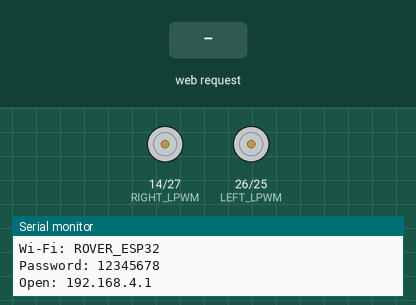
Bench run of a sketch on a simulated ESP32. Shown: motor-driver pin pairs drawn as motors (green arrow = first pin HIGH = forward, orange = second pin HIGH = backward, longer = more drive), the last lines printed to the serial monitor. The test bench sets the inputs (shaded band).

Above: at 1.2 s.
1.3 s: HTTP request GET /forward received
At 2.2 s:
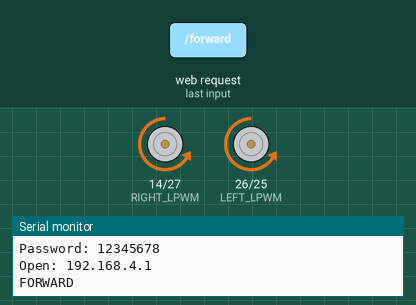
2.8 s: HTTP request GET /backward received
At 3.3 s:
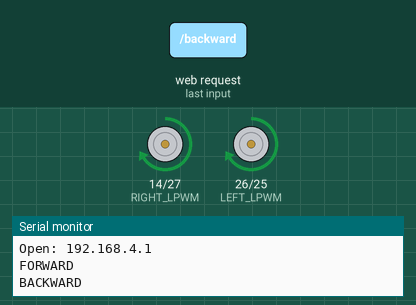
4.3 s: HTTP request GET /left received
At 5.5 s:
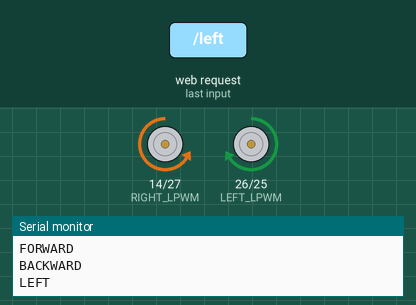
5.8 s: HTTP request GET /right received
At 6.8 s:
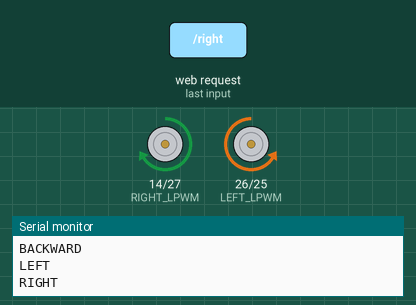
Timing chart, 0 to 8.3 s (numbered marks = the images above; inputs shaded):
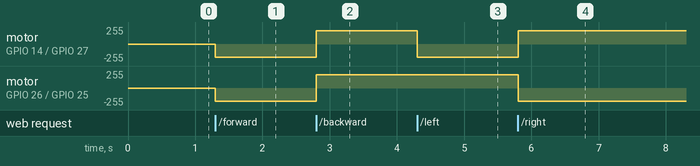

Measured:
- after the input at 1.3 s, motor on GPIO 14 (RIGHT_LPWM) / GPIO 27 (RIGHT_RPWM), motor on GPIO 26 (LEFT_LPWM) / GPIO 25 (LEFT_RPWM): stopped → backward 199/255 at once
- after the input at 2.8 s, motor on GPIO 14 (RIGHT_LPWM) / GPIO 27 (RIGHT_RPWM), motor on GPIO 26 (LEFT_LPWM) / GPIO 25 (LEFT_RPWM): backward 199/255 → forward 199/255 at once
- after the input at 4.3 s, motor on GPIO 14 (RIGHT_LPWM) / GPIO 27 (RIGHT_RPWM): forward 199/255 → backward 199/255 at once
- after the input at 5.8 s, motor on GPIO 14 (RIGHT_LPWM) / GPIO 27 (RIGHT_RPWM): backward 199/255 → forward 199/255 at once; motor on GPIO 26 (LEFT_LPWM) / GPIO 25 (LEFT_RPWM): forward 199/255 → backward 199/255 at once

The sketch:

Rover_gesture.ino
```cpp
#include <WiFi.h>
#include <WebServer.h>

// ---------- BTS7960 PINS ----------

// Left motor driver
#define LEFT_RPWM   25
#define LEFT_LPWM   26

// Right motor driver
#define RIGHT_RPWM  27
#define RIGHT_LPWM  14

// ---------- WIFI ----------

const char* WIFI_NAME = "ROVER_ESP32";
const char* WIFI_PASSWORD = "12345678";

WebServer server(80);

// ---------- MOTOR SPEED ----------

int speed = 200;


// =================================================
// MOTOR CONTROL
// =================================================

// Left motor
void leftMotor(int value)
{
  if (value > 0)
  {
    ledcWrite(LEFT_RPWM, value);
    ledcWrite(LEFT_LPWM, 0);
  }
  else if (value < 0)
  {
    ledcWrite(LEFT_RPWM, 0);
    ledcWrite(LEFT_LPWM, -value);
  }
  else
  {
    ledcWrite(LEFT_RPWM, 0);
    ledcWrite(LEFT_LPWM, 0);
  }
}


// Right motor
void rightMotor(int value)
{
  if (value > 0)
  {
    ledcWrite(RIGHT_RPWM, value);
    ledcWrite(RIGHT_LPWM, 0);
  }
  else if (value < 0)
  {
    ledcWrite(RIGHT_RPWM, 0);
    ledcWrite(RIGHT_LPWM, -value);
  }
  else
  {
    ledcWrite(RIGHT_RPWM, 0);
    ledcWrite(RIGHT_LPWM, 0);
  }
}


// Stop
void stopRover()
{
  leftMotor(0);
  rightMotor(0);
}


// Forward
void forward()
{
  leftMotor(speed);
  rightMotor(speed);
}


// Backward
void backward()
{
  leftMotor(-speed);
  rightMotor(-speed);
}


// Turn left
void turnLeft()
{
  leftMotor(-speed);
  rightMotor(speed);
}


// Turn right
void turnRight()
{
  leftMotor(speed);
  rightMotor(-speed);
}


// =================================================
// WEBPAGE
// =================================================

void webpage()
{
  String page = R"rawliteral(

<!DOCTYPE html>

<html>

<head>

<meta name="viewport" content="width=device-width, initial-scale=1">

<title>Rover Controller</title>

<style>

body {
  background: #222;
  color: white;
  text-align: center;
  font-family: Arial;
}

h1 {
  margin-top: 30px;
}

button {
  width: 140px;
  height: 80px;
  margin: 8px;
  font-size: 22px;
  border-radius: 15px;
  border: none;
}

.stop {
  background: red;
  color: white;
}

</style>

</head>

<body>

<h1>🚗 ROVER</h1>

<p>Hold a button to move</p>

<div>

<button
onmousedown="move('forward')"
onmouseup="stop()"
ontouchstart="move('forward')"
ontouchend="stop()">

FORWARD

</button>

</div>


<div>

<button
onmousedown="move('left')"
onmouseup="stop()"
ontouchstart="move('left')"
ontouchend="stop()">

LEFT

</button>


<button
class="stop"
onclick="stop()">

STOP

</button>


<button
onmousedown="move('right')"
onmouseup="stop()"
ontouchstart="move('right')"
ontouchend="stop()">

RIGHT

</button>

</div>


<div>

<button
onmousedown="move('backward')"
onmouseup="stop()"
ontouchstart="move('backward')"
ontouchend="stop()">

BACKWARD

</button>

</div>


<script>

let timer;

function move(direction)
{
  send(direction);

  clearInterval(timer);

  timer = setInterval(function()
  {
    send(direction);
  }, 100);
}


function stop()
{
  clearInterval(timer);
  send("stop");
}


function send(command)
{
  fetch("/" + command);
}

</script>

</body>

</html>

)rawliteral";

  server.send(200, "text/html", page);
}


// =================================================
// BUTTON COMMANDS
// =================================================

void commandForward()
{
  Serial.println("FORWARD");
  forward();
  server.send(200, "text/plain", "FORWARD");
}

void commandBackward()
{
  Serial.println("BACKWARD");
  backward();
  server.send(200, "text/plain", "BACKWARD");
}

void commandLeft()
{
  Serial.println("LEFT");
  turnLeft();
  server.send(200, "text/plain", "LEFT");
}

void commandRight()
{
  Serial.println("RIGHT");
  turnRight();
  server.send(200, "text/plain", "RIGHT");
}

void commandStop()
{
  Serial.println("STOP");
  stopRover();
  server.send(200, "text/plain", "STOP");
}


// =================================================
// SETUP
// =================================================

void setup()
{
  Serial.begin(115200);

  // Start PWM
  ledcAttach(LEFT_RPWM, 20000, 8);
  ledcAttach(LEFT_LPWM, 20000, 8);

  ledcAttach(RIGHT_RPWM, 20000, 8);
  ledcAttach(RIGHT_LPWM, 20000, 8);

  // Start with motors stopped
  stopRover();

  // Create ESP32 Wi-Fi
  WiFi.softAP(WIFI_NAME, WIFI_PASSWORD);

  Serial.println();
  Serial.println("ROVER STARTED");
  Serial.println("Wi-Fi: ROVER_ESP32");
  Serial.println("Password: 12345678");
  Serial.println("Open: 192.168.4.1");

  // Webpage
  server.on("/", webpage);

  // Commands
  server.on("/forward", commandForward);
  server.on("/backward", commandBackward);
  server.on("/left", commandLeft);
  server.on("/right", commandRight);
  server.on("/stop", commandStop);

  server.begin();
}


// =================================================
// LOOP
// =================================================

void loop()
{
  server.handleClient();
}
```
